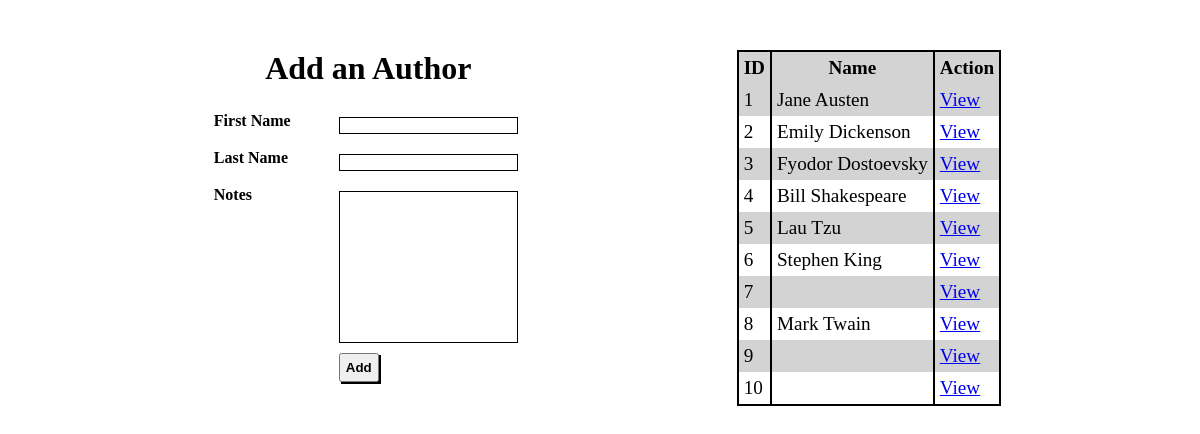
The app's page /authors with its own data.
### books_authors_app/models.py (models this page shows)
class Author(models.Model):
    first_name = models.CharField(max_length=45)
    last_name = models.CharField(max_length=45)
    notes = models.TextField()
    books = models.ManyToManyField('Book', related_name='authors')
    created_at = models.DateTimeField(auto_now_add=True)
    updated_at = models.DateTimeField(auto_now=True)

### books_authors_app/views.py (the view)
# urls.py: path('authors', views.authors),
def authors(request):
    context = {
        'authors': Author.objects.all(),
    }
    return render(request,'authors.html', context)

### books_authors_app/templates/authors.html (shortened to what this page needs)
<!DOCTYPE html>
<html lang="en">
<head>
    {% load static %}
    <link rel="stylesheet" href="{% static 'css/style.css' %}">
</head>
<body>
    <div id='container'>
        <div id='add_author'>
            <h1>Add an Author</h1>
            <form action="/add_author" method="POST">
                <label for='first_name'>First Name</label>
                <input type='text' name='first_name' id="first_name"><br>
                <label for='last_name'>Last Name</label>
                <input type="text" name='last_name' id='last_name'><br>
                <label for='notes'>Notes</label>
                <input type="text" name='notes' id='notes' style='height: 150px'><br>
                <button>Add</button>
            </form>
        </div>
        <div id='authors'>
            <table>
                <tr>
                    <th>ID</th>
                    <th>Name</th>
                    <th>Action</th>
                </tr>
                    {% for author in authors %}
                <td>{{ author.id }}</td>
                <td>{{ author.first_name }} {{ author.last_name }}</td>
                <td><a href='/author/{{author.id}}'>View</a></td>
                {% endfor %}
            </table>
        </div>
    </div>
</body>
</html>

### books_authors_app/static/css/style.css (style rules this page uses)
* { padding: 0px; margin: 0px; }
#container { display: flex; justify-content: space-evenly; margin-top: 50px; }
#container table { border-collapse:collapse; border: 2px solid black; padding: 10px; font-size: larger; }
#container table th, td { border-right: 2px solid black; border-left: 2px solid black; padding: 5px; }
#container tr:nth-child(odd) { background-color: lightgrey; }
#container h1 { padding-bottom: 10px; text-align: center; }
#container input { border: 1px solid black; margin: 10px; }
#container label { float: left; clear: left; width: 110px; text-align: left; font-weight: bold; padding: 5px; }
#container button { padding: 5px; margin-left: 130px; box-shadow: 2px 2px black ; font-weight: bold; }
#wrapper h2, ul, form { margin: 10px 10px; }

### records on screen
Author: id "1", first_name "Jane", last_name "Austen"
Author: id "2", first_name "Emily", last_name "Dickenson"
Author: id "3", first_name "Fyodor", last_name "Dostoevsky"
Author: id "4", first_name "Bill", last_name "Shakespeare"
Author: id "5", first_name "Lau", last_name "Tzu"
Author: id "6", first_name "Stephen", last_name "King"
Author: id "7"
Author: id "8", first_name "Mark", last_name "Twain"
Author: id "9"
Author: id "10"
